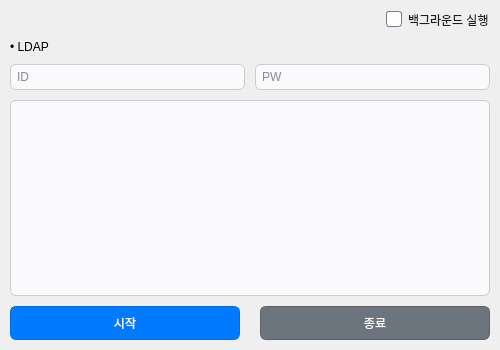
<?xml version="1.0" encoding="UTF-8"?>
<ui version="4.0">
 <class>MainWindow</class>
 <widget class="QMainWindow" name="MainWindow">
  <property name="geometry">
   <rect>
    <x>0</x>
    <y>0</y>
    <width>500</width>
    <height>350</height>
   </rect>
  </property>
  <property name="minimumSize">
   <size>
    <width>500</width>
    <height>350</height>
   </size>
  </property>
  <property name="styleSheet">
   <string notr="true">QCheckBox {
    background-color: transparent;
    color: rgb(25, 28, 33);
    spacing: 6px;
}

QCheckBox::indicator {
    width: 14px;
    height: 14px;
    border: 1px solid rgb(120, 128, 140);
    border-radius: 3px;
    background-color: rgb(255, 255, 255);
}

QCheckBox::indicator:checked {
    background-color: rgb(0, 123, 255);
    border: 1px solid rgb(0, 110, 230);
    image: url(Resource/checkmark.svg);
}

QLineEdit {
	background-color: rgb(250, 250, 252);
    color: rgb(25, 28, 33);
    border: 1px solid rgb(200, 205, 212);
    border-radius: 6px;
    padding: 4px;
    selection-background-color: rgb(0, 123, 255);
    selection-color: white;
}

QLineEdit:focus {
    border: 1px solid rgb(0, 123, 255);
    background-color: rgb(255, 255, 255);
}

QFrame#textBrowserFrame {
    background-color: rgb(250, 250, 252);
    border: 1px solid rgb(200, 205, 212);
    border-radius: 6px;
}

QTextBrowser#textBrowser {
    background-color: transparent;
    color: rgb(25, 28, 33);
    border: none;
    selection-background-color: rgb(0, 123, 255);
    selection-color: white;
}</string>
  </property>
  <widget class="QWidget" name="centralwidget">
   <layout class="QVBoxLayout" name="verticalLayout_1">
    <property name="spacing">
     <number>10</number>
    </property>
    <property name="leftMargin">
     <number>10</number>
    </property>
    <property name="topMargin">
     <number>10</number>
    </property>
    <property name="rightMargin">
     <number>10</number>
    </property>
    <property name="bottomMargin">
     <number>10</number>
    </property>
    <item>
     <layout class="QHBoxLayout" name="horizontalLayout_1">
      <property name="spacing">
       <number>0</number>
      </property>
      <item>
       <spacer name="horizontalSpacer">
        <property name="orientation">
         <enum>Qt::Horizontal</enum>
        </property>
        <property name="sizeHint" stdset="0">
         <size>
          <width>40</width>
          <height>20</height>
         </size>
        </property>
       </spacer>
      </item>
      <item>
       <widget class="QCheckBox" name="checkBox_background">
        <property name="text">
         <string>백그라운드 실행</string>
        </property>
       </widget>
      </item>
     </layout>
    </item>
    <item>
     <layout class="QVBoxLayout" name="verticalLayout_2">
      <item>
       <widget class="QLabel" name="label_1">
        <property name="text">
         <string>• LDAP</string>
        </property>
       </widget>
      </item>
      <item>
       <layout class="QHBoxLayout" name="horizontalLayout_2">
        <property name="spacing">
         <number>10</number>
        </property>
        <item>
         <widget class="QLineEdit" name="lineEdit_id">
          <property name="minimumSize">
           <size>
            <width>0</width>
            <height>25</height>
           </size>
          </property>
          <property name="placeholderText">
           <string>ID</string>
          </property>
         </widget>
        </item>
        <item>
         <widget class="QLineEdit" name="lineEdit_pw">
          <property name="minimumSize">
           <size>
            <width>0</width>
            <height>25</height>
           </size>
          </property>
          <property name="echoMode">
           <enum>QLineEdit::Password</enum>
          </property>
          <property name="placeholderText">
           <string>PW</string>
          </property>
         </widget>
        </item>
       </layout>
      </item>
     </layout>
    </item>
    <item>
     <widget class="QFrame" name="textBrowserFrame">
      <property name="frameShape">
       <enum>QFrame::NoFrame</enum>
      </property>
      <layout class="QVBoxLayout" name="verticalLayout_textBrowserFrame">
       <property name="spacing">
        <number>0</number>
       </property>
       <property name="leftMargin">
        <number>1</number>
       </property>
       <property name="topMargin">
        <number>1</number>
       </property>
       <property name="rightMargin">
        <number>1</number>
       </property>
       <property name="bottomMargin">
        <number>1</number>
       </property>
       <item>
        <widget class="QTextBrowser" name="textBrowser">
         <property name="lineWrapMode">
          <enum>QTextEdit::NoWrap</enum>
         </property>
        </widget>
       </item>
      </layout>
     </widget>
    </item>
    <item>
     <layout class="QHBoxLayout" name="horizontalLayout_3">
      <property name="spacing">
       <number>20</number>
      </property>
      <item>
       <widget class="QPushButton" name="pushButton_start">
        <property name="minimumSize">
         <size>
          <width>0</width>
          <height>34</height>
         </size>
        </property>
        <property name="styleSheet">
         <string notr="true">QPushButton {
    background-color: rgb(0, 123, 255);
    color: rgb(255, 255, 255);
    border-radius: 6px;
    border: 1px solid rgb(0, 110, 230);
}

QPushButton:hover {
    background-color: rgb(0, 133, 255);
}

QPushButton:pressed {
    background-color: rgb(0, 113, 235);
}</string>
        </property>
        <property name="text">
         <string>시작</string>
        </property>
       </widget>
      </item>
      <item>
       <widget class="QPushButton" name="pushButton_end">
        <property name="minimumSize">
         <size>
          <width>0</width>
          <height>34</height>
         </size>
        </property>
        <property name="styleSheet">
         <string notr="true">QPushButton {
    background-color: rgb(108, 117, 125);
    color: rgb(255, 255, 255);
    border-radius: 6px;
    border: 1px solid rgb(90, 98, 104);
}

QPushButton:hover {
    background-color: rgb(118, 127, 135);
}

QPushButton:pressed {
    background-color: rgb(98, 107, 115);
}</string>
        </property>
        <property name="text">
         <string>종료</string>
        </property>
       </widget>
      </item>
     </layout>
    </item>
   </layout>
  </widget>
 </widget>
 <resources/>
 <connections/>
</ui>
